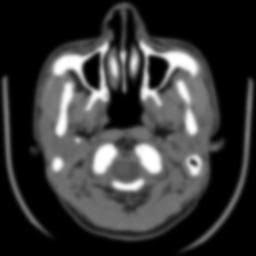
#> input picture images/Sample.jpg, 256 x 256 px
$ python main.py
#> lines starting #> are read from the running program, lines starting #| are printed output that depends on the picture
### rapd_algorithm.py
import cv2
import random
import numpy as np
from skimage.metrics import structural_similarity as ssim


# Apply CLAHE Enhancement

def apply_clahe(image, clip_limit=2.0, tile_grid_size=(8, 8)):

    clahe = cv2.createCLAHE(
        clipLimit=clip_limit,
        tileGridSize=tile_grid_size
    )

    enhanced = clahe.apply(image)

    return enhanced


# PSNR Calculation

def calculate_psnr(original, enhanced):

    mse = np.mean((original - enhanced) ** 2)

    if mse == 0:
        return 100

    psnr = 20 * np.log10(255.0 / np.sqrt(mse))

    return psnr


# Entropy Calculation

def calculate_entropy(image):

    histogram = cv2.calcHist([image], [0], None, [256], [0, 256])
    histogram = histogram.ravel() / histogram.sum()

    histogram = histogram[histogram > 0]

    entropy = -np.sum(histogram * np.log2(histogram))

    return entropy


# Brightness Variance

def calculate_brightness_variance(image):

    return np.var(image)


# Multi-Metric Fitness Function

def calculate_fitness(original, enhanced):

    # SSIM
    ssim_score = ssim(original, enhanced, data_range=255)

    # PSNR
    psnr_score = calculate_psnr(original, enhanced)

    # Entropy
    entropy_score = calculate_entropy(enhanced)

    # Brightness Variance
    bv_original = calculate_brightness_variance(original)
    bv_enhanced = calculate_brightness_variance(enhanced)

    brightness_penalty = abs(bv_enhanced - bv_original)

    # RAPD Weights
    w1 = 0.4   # SSIM
    w2 = 0.3   # PSNR
    w3 = 0.2   # Entropy
    w4 = 0.1   # Brightness penalty

    # Normalize metrics
    psnr_norm = psnr_score / 100
    entropy_norm = entropy_score / 8
    bv_penalty = brightness_penalty / 1000

    fitness = (
        w1 * ssim_score +
        w2 * psnr_norm +
        w3 * entropy_norm -
        w4 * bv_penalty
    )

    return fitness


# RAPD Optimization

def rapd_optimize(original_image, iterations=20):

    best_fitness = float("-inf")
    best_image = None
    best_params = None

    # NEW: Track optimization progress
    fitness_history = []

    tile_options = [(4,4), (8,8), (12,12), (16,16)]

    for i in range(iterations):

        clip = random.uniform(0.5, 5.0)
        tile = random.choice(tile_options)

        enhanced = apply_clahe(
            original_image,
            clip_limit=clip,
            tile_grid_size=tile
        )

        fitness = calculate_fitness(original_image, enhanced)

        # Store fitness for plotting
        fitness_history.append(fitness)

        print(f"Iteration {i+1}: clip={clip:.2f}, tile={tile}, fitness={fitness:.4f}")

        if fitness > best_fitness:
            best_fitness = fitness
            best_image = enhanced
            best_params = (round(clip,2), tile)

    # Return fitness history for visualization
    return best_image, best_fitness, best_params, fitness_history

### utils/visualize.py
import matplotlib.pyplot as plt
import numpy as np
import cv2


# -------------------------------------------------
# Fitness vs Iteration Curve
# -------------------------------------------------
def plot_fitness_curve(history):

    iterations = list(range(1, len(history) + 1))

    plt.figure(figsize=(6,4))

    plt.plot(iterations, history, marker='o', color='blue', linewidth=2)

    plt.title("RAPD Optimization Convergence")
    plt.xlabel("Iteration")
    plt.ylabel("Fitness Score")

    plt.grid(True)

    plt.tight_layout()

    plt.savefig("fitness_curve.png", dpi=300)

    plt.show()


# -------------------------------------------------
# Original vs RAPD Enhanced Image
# -------------------------------------------------
def show_image_comparison(original, enhanced):

    plt.figure(figsize=(10,4))

    plt.subplot(1,2,1)
    plt.imshow(original, cmap="gray")
    plt.title("Original Image")
    plt.axis("off")

    plt.subplot(1,2,2)
    plt.imshow(enhanced, cmap="gray")
    plt.title("RAPD Enhanced Image")
    plt.axis("off")

    plt.tight_layout()

    plt.savefig("image_comparison.png", dpi=300)

    plt.show()


# -------------------------------------------------
# Histogram Comparison
# -------------------------------------------------
def plot_histogram_comparison(original, enhanced):

    plt.figure(figsize=(10,4))

    plt.subplot(1,2,1)
    plt.hist(original.ravel(), bins=256, color='gray')
    plt.title("Histogram of Original Image")
    plt.xlabel("Pixel Intensity")
    plt.ylabel("Frequency")

    plt.subplot(1,2,2)
    plt.hist(enhanced.ravel(), bins=256, color='blue')
    plt.title("Histogram of RAPD Enhanced Image")
    plt.xlabel("Pixel Intensity")
    plt.ylabel("Frequency")

    plt.tight_layout()

    plt.savefig("histogram_comparison.png", dpi=300)

    plt.show()


# -------------------------------------------------
# Algorithm Comparison Bar Chart
# -------------------------------------------------
def plot_algorithm_comparison(metrics):

    labels = ["PSNR", "SSIM", "Entropy", "BV"]
    algorithms = list(metrics.keys())

    values = np.array(list(metrics.values()))

    x = np.arange(len(labels))
    width = 0.2

    plt.figure(figsize=(9,5))

    colors = ["#999999", "#66c2a5", "#fc8d62", "#8da0cb"]

    for i, algo in enumerate(algorithms):
        plt.bar(x + i*width, values[i], width, label=algo, color=colors[i])

    plt.xticks(x + width*1.5, labels)

    plt.title("Performance Comparison of Image Enhancement Algorithms")
    plt.xlabel("Evaluation Metrics")
    plt.ylabel("Metric Value")

    plt.legend()
    plt.grid(axis="y", linestyle="--", alpha=0.6)

    plt.tight_layout()

    plt.savefig("algorithm_comparison.png", dpi=300)

    plt.show()


# -------------------------------------------------
# Radar Chart (Spider Chart)
# -------------------------------------------------
def plot_radar_chart(metrics):

    labels = ["PSNR", "SSIM", "Entropy", "BV"]

    num_vars = len(labels)

    angles = np.linspace(0, 2*np.pi, num_vars, endpoint=False).tolist()
    angles += angles[:1]

    fig, ax = plt.subplots(figsize=(6,6), subplot_kw=dict(polar=True))

    for algo, values in metrics.items():

        values = values + values[:1]

        ax.plot(angles, values, label=algo)
        ax.fill(angles, values, alpha=0.1)

    ax.set_thetagrids(np.degrees(angles[:-1]), labels)

    plt.title("Radar Chart Comparison of Enhancement Algorithms")

    plt.legend(loc='upper right', bbox_to_anchor=(1.3,1.1))

    plt.tight_layout()

    plt.savefig("radar_comparison.png", dpi=300)

    plt.show()


# -------------------------------------------------
# Metrics Table Visualization (NEW)
# -------------------------------------------------
def plot_metrics_table(metrics):

    algorithms = list(metrics.keys())
    values = np.array(list(metrics.values()))

    columns = ["PSNR", "SSIM", "Entropy", "BV"]

    fig, ax = plt.subplots(figsize=(8,3))

    ax.axis('off')

    table = ax.table(
        cellText=[[f"{v:.2f}" for v in row] for row in values],
        rowLabels=algorithms,
        colLabels=columns,
        loc='center'
    )

    table.auto_set_font_size(False)
    table.set_fontsize(12)
    table.scale(1.2, 1.8)

    # Highlight best values
    for col in range(values.shape[1]):
        best_index = np.argmax(values[:, col])
        table[(best_index+1, col)].set_facecolor("#b6fcb6")

    plt.title("Performance Metrics Comparison", fontsize=14)

    plt.savefig("table.png", dpi=300, bbox_inches='tight')

    plt.show()

### preprocessing/clahe_he.py
import cv2
import numpy as np


def apply_he(image):
    """
    Apply Histogram Equalization (HE) to an image.

    Parameters:
        image (numpy.ndarray): Input image (grayscale or color)

    Returns:
        numpy.ndarray: HE-enhanced image
    """

    # Convert to grayscale if needed
    if len(image.shape) == 3:
        gray = cv2.cvtColor(image, cv2.COLOR_BGR2GRAY)
    else:
        gray = image.copy()

    # Apply histogram equalization
    he_image = cv2.equalizeHist(gray)

    return he_image


def apply_clahe(
    image,
    clip_limit=2.0,
    tile_grid_size=(8, 8)
):
    """
    Apply Contrast Limited Adaptive Histogram Equalization (CLAHE).

    Parameters:
        image (numpy.ndarray): Input image (grayscale or color)
        clip_limit (float): Threshold for contrast limiting
        tile_grid_size (tuple): Size of grid for local equalization

    Returns:
        numpy.ndarray: CLAHE-enhanced image
    """

    # Convert to grayscale if needed
    if len(image.shape) == 3:
        gray = cv2.cvtColor(image, cv2.COLOR_BGR2GRAY)
    else:
        gray = image.copy()

    # Create CLAHE object
    clahe = cv2.createCLAHE(
        clipLimit=clip_limit,
        tileGridSize=tile_grid_size
    )

    clahe_image = clahe.apply(gray)

    return clahe_image


# [28 lines left out: function apply_he_clahe, not called in this run]

### metrics/psnr.py
import numpy as np
import cv2


def calculate_psnr(original, enhanced):

    # Convert to grayscale
    if len(original.shape) == 3:
        original_gray = cv2.cvtColor(original, cv2.COLOR_BGR2GRAY)
    else:
        original_gray = original.copy()

    if len(enhanced.shape) == 3:
        enhanced_gray = cv2.cvtColor(enhanced, cv2.COLOR_BGR2GRAY)
    else:
        enhanced_gray = enhanced.copy()

    # Convert to float32
    original_gray = original_gray.astype(np.float32)
    enhanced_gray = enhanced_gray.astype(np.float32)

    # Mean Squared Error
    mse = np.mean((original_gray - enhanced_gray) ** 2)

    if mse == 0:
        return float("inf")

    max_pixel = 255.0

    psnr = 10 * np.log10((max_pixel ** 2) / mse)

    return psnr

### metrics/ssim.py
import cv2
from skimage.metrics import structural_similarity as ssim


def calculate_ssim(original, enhanced):
    """
    Calculate Structural Similarity Index (SSIM) between
    original and enhanced images.

    SSIM measures perceptual and structural similarity.

    Parameters:
        original (numpy.ndarray): Original input image
        enhanced (numpy.ndarray): Enhanced image

    Returns:
        float: SSIM value (range: -1 to 1, typically 0 to 1)
    """


    # Convert images to grayscale if they are color
    if len(original.shape) == 3:
        original_gray = cv2.cvtColor(original, cv2.COLOR_BGR2GRAY)
    else:
        original_gray = original.copy()

    if len(enhanced.shape) == 3:
        enhanced_gray = cv2.cvtColor(enhanced, cv2.COLOR_BGR2GRAY)
    else:
        enhanced_gray = enhanced.copy()

    # Compute SSIM
    ssim_value = ssim(
    original_gray,
    enhanced_gray,
    data_range=255
)
    return ssim_value

### metrics/entropy.py
import numpy as np
import cv2


def calculate_entropy(image):
    """
    Calculate Shannon entropy of an image.

    Entropy measures the amount of information
    and detail present in an image.

    Parameters:
        image (numpy.ndarray): Input image (grayscale or color)

    Returns:
        float: Entropy value
    """

    # Convert to grayscale if image is color
    if len(image.shape) == 3:
        gray = cv2.cvtColor(image, cv2.COLOR_BGR2GRAY)
    else:
        gray = image.copy()

    # Compute histogram (256 intensity levels)
    hist = cv2.calcHist([gray], [0], None, [256], [0, 256])

    # Normalize histogram to get probability distribution
    hist = hist.ravel() / hist.sum()

    # Remove zero entries to avoid log2(0)
    hist = hist[hist > 0]

    # Compute Shannon entropy
    entropy = -np.sum(hist * np.log2(hist))

    return entropy

### metrics/brightness_variance.py
import numpy as np
import cv2


def calculate_brightness_variance(image):
    """
    Calculate Brightness Variance (BV) of an image.

    Brightness Variance measures the spread of intensity values
    and helps in preserving natural illumination consistency.

    Parameters:
        image (numpy.ndarray): Input image (grayscale or color)

    Returns:
        float: Brightness variance value
    """

    # Convert to grayscale if image is color
    if len(image.shape) == 3:
        gray = cv2.cvtColor(image, cv2.COLOR_BGR2GRAY)
    else:
        gray = image.copy()

    # Convert to float for numerical stability
    gray = gray.astype(np.float64)

    # Compute variance of pixel intensities
    brightness_variance = np.var(gray)

    return brightness_variance

### main.py
import cv2

# Metric imports
from metrics.psnr import calculate_psnr
from metrics.ssim import calculate_ssim
from metrics.entropy import calculate_entropy
from metrics.brightness_variance import calculate_brightness_variance

# Enhancement methods
from preprocessing.clahe_he import apply_he
from preprocessing.clahe_he import apply_clahe

# RAPD algorithm
from rapd_algorithm import rapd_optimize

# Visualization
from utils.visualize import plot_fitness_curve
from utils.visualize import show_image_comparison
from utils.visualize import plot_histogram_comparison
from utils.visualize import plot_algorithm_comparison
from utils.visualize import plot_radar_chart
from utils.visualize import plot_metrics_table


def main():


    # Load Image

    image = cv2.imread("images/Sample.jpg", cv2.IMREAD_GRAYSCALE)
#> image is the input picture: shape (256, 256); min 0, max 255, mean 54.8

    if image is None:
        print("Image not found")
        return

    print("Image loaded successfully.")


    # Run RAPD Optimization

    best_image, fitness, params, history = rapd_optimize(image)
#> the loop in rapd_optimize, `for i in range(iterations): ` made 20 passes
#> (ssim_score in calculate_fitness, psnr_score in calculate_fitness, entropy_score in calculate_fitness, bv_enhanced in calculate_fitness, brightness_penalty in calculate_fitness) on passes 1, 2, 7, 17: (0.507, 29.35, 6, 5747.4, 1648.5), (0.748, 30.11, 5.83, 5718.5, 1619.6), (0.821, 30.45, 5.91, 5140.4, 1041.5), (0.879, 30.96, 6.12, 4786.5, 687.6)
#> (printed output is left out)
#> pass 1, in apply_clahe, `enhanced = clahe.apply(image)`:
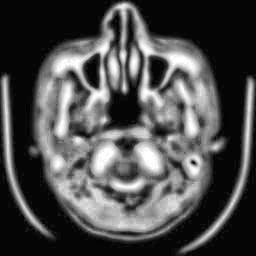
#> enhanced: shape (256, 256); min 2, max 255, mean 77.1
#> after the loop in rapd_optimize, `for i in range(iterations):`:
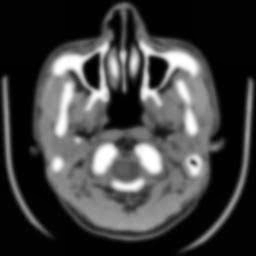
#> best_image: shape (256, 256); min 1, max 255, mean 63.5
#> after the loop in rapd_optimize, `for i in range(iterations):`: best_fitness = 0.529; best_params = (0.78, (4, 4)); fitness_history = [0.276, 0.374, 0.365, 0.279, 0.314, 0.33, 0.463, 0.315, 0.282, 0.406, 0.284, 0.366, 0.402, 0.314, 0.276, 0.365, 0.529, 0.374, 0.325, 0.315]
#> fitness = 0.529; params = (0.78, (4, 4)); history has the same summary as fitness_history in rapd_optimize

    print("\nBest RAPD Fitness:", round(fitness, 4))
#| Best RAPD Fitness: 0.5289
    print("Best Parameters:", params)
#| Best Parameters: (0.78, (4, 4))

    # Save enhanced image
    cv2.imwrite("rapd_enhanced_result.jpg", best_image)
    print("Enhanced image saved as rapd_enhanced_result.jpg")


    # Visualization of RAPD results

    plot_fitness_curve(history)
#> in plot_fitness_curve, `iterations = list(range(1, len(history) + 1))`: iterations = [1, 2, 3, 4, 5, 6, 7, 8, 9, 10, 11, 12, 13, 14, 15, 16, 17, 18, 19, 20]

    show_image_comparison(image, best_image)

    plot_histogram_comparison(image, best_image)
#> in plot_histogram_comparison, `plt.savefig("histogram_comparison.png", dpi=300)`:
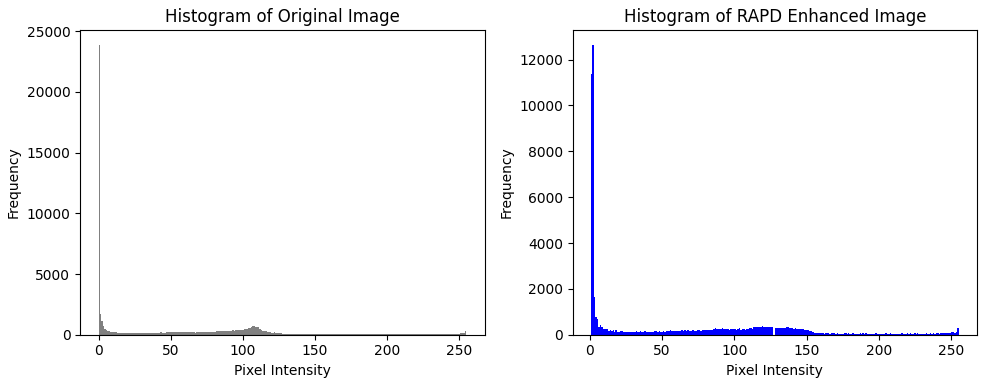
#> figure drawn by matplotlib, 2 panels; panel 1: tallest bar 23878 high, from x = 0 to 0.996; panel 2: tallest bar 12646 high, from x = 1.99 to 2.98


    # Run Classical Enhancement Methods

    he_image = apply_he(image)
#> in apply_he, `he_image = cv2.equalizeHist(gray)`:
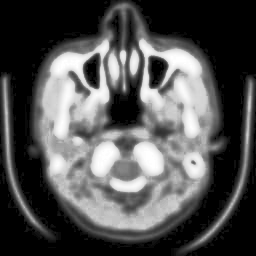
#> he_image: shape (256, 256); min 0, max 255, mean 81.8

    clahe_image = apply_clahe(image)
#> in apply_clahe, `clahe_image = clahe.apply(gray)`:
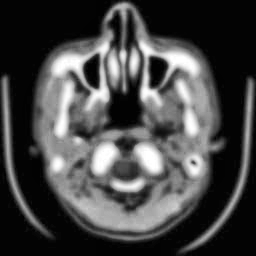
#> clahe_image: shape (256, 256); min 1, max 255, mean 70.5

    # WCA approximation (temporary)
    wca_image = apply_clahe(image)


    # Compute Metrics Automatically

    metrics = {

        "HE": [
            calculate_psnr(image, he_image),
            calculate_ssim(image, he_image),
            calculate_entropy(he_image),
            calculate_brightness_variance(he_image)
        ],

        "CLAHE": [
            calculate_psnr(image, clahe_image),
            calculate_ssim(image, clahe_image),
            calculate_entropy(clahe_image),
            calculate_brightness_variance(clahe_image)
        ],

        "WCA": [
            calculate_psnr(image, wca_image),
            calculate_ssim(image, wca_image),
            calculate_entropy(wca_image),
            calculate_brightness_variance(wca_image)
        ],

        "RAPD": [
            calculate_psnr(image, best_image),
            calculate_ssim(image, best_image),
            calculate_entropy(best_image),
            calculate_brightness_variance(best_image)
        ]
    }
#> in calculate_psnr, `mse = np.mean((original_gray - enhanced_gray) ** 2)`: mse = 1543.9
#> in calculate_psnr, `psnr = 10 * np.log10((max_pixel ** 2) / mse)`: psnr = 16.24
#> in calculate_ssim, `ssim_value = ssim( original_gray, enhanced_gray, data_range=255 )`: ssim_value = 0.758
#> in calculate_entropy, `hist = cv2.calcHist([gray], [0], None, [256], [0, 256])`: hist = 256 values, max 23878 at index 0, min 0 at index 1, mean 256
#> in calculate_entropy, `hist = hist.ravel() / hist.sum()`: hist = 256 values, max 0.364 at index 0, min 0 at index 1, mean 0.00391
#> in calculate_entropy, `hist = hist[hist > 0]`: hist = 160 values, max 0.364 at index 0, min 0.00151 at index 156, mean 0.00625
#> in calculate_entropy, `entropy = -np.sum(hist * np.log2(hist))`: entropy = 5.44
#> in calculate_brightness_variance, `brightness_variance = np.var(gray)`: brightness_variance = 7239.8
#> metrics = {'HE': [16.24, 0.758, 5.44, 7239.8], 'CLAHE': [20.27, 0.697, 6.09, 5442.6], 'WCA': [20.27, 0.697, 6.09, 5442.6], 'RAPD': [25.88, 0.879, 6.12, 4786.5]}


    # Print Metrics in Terminal

    for algo, values in metrics.items():

        print(f"\n{algo} Metrics")

        print(f"PSNR: {values[0]:.2f}")

        print(f"SSIM: {values[1]:.4f}")

        print(f"Entropy: {values[2]:.2f}")

        print(f"Brightness Variance: {values[3]:.2f}")
#> this loop made 4 passes
#> (printed output is left out)


    # Plot Comparison Charts

    plot_algorithm_comparison(metrics)
#> in plot_algorithm_comparison, `algorithms = list(metrics.keys())`: algorithms = ['HE', 'CLAHE', 'WCA', 'RAPD']
#> in plot_algorithm_comparison, `values = np.array(list(metrics.values()))`: values = [[16.24, 0.758, 5.44, 7239.8], [20.27, 0.697, 6.09, 5442.6], [20.27, 0.697, 6.09, 5442.6], [25.88, 0.879, 6.12, 4786.5]]
#> the loop in plot_algorithm_comparison, `for i, algo in enumerate(algorithms):` made 4 passes
#> in plot_algorithm_comparison, `plt.savefig("algorithm_comparison.png", dpi=300)`:
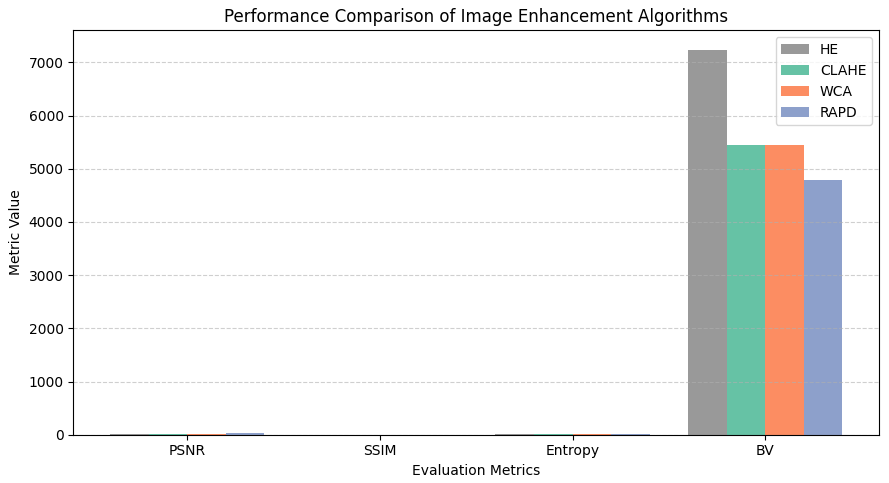
#> figure drawn by matplotlib, 1 panel; tallest bar 7239.8 high, from x = 2.9 to 3.1; tallest bar 5442.6 high, from x = 3.1 to 3.3; tallest bar 5442.6 high, from x = 3.3 to 3.5

    plot_radar_chart(metrics)
#> the loop in plot_radar_chart, `for algo, values in metrics.items(): ` made 4 passes
#> (algo, values) on passes 1 to 4: ('HE', [16.24, 0.758, 5.44, 7239.8, 16.24]), ('CLAHE', [20.27, 0.697, 6.09, 5442.6, 20.27]), ('WCA', [20.27, 0.697, 6.09, 5442.6, 20.27]), ('RAPD', [25.88, 0.879, 6.12, 4786.5, 25.88])
#> in plot_radar_chart, `plt.savefig("radar_comparison.png", dpi=300)`:
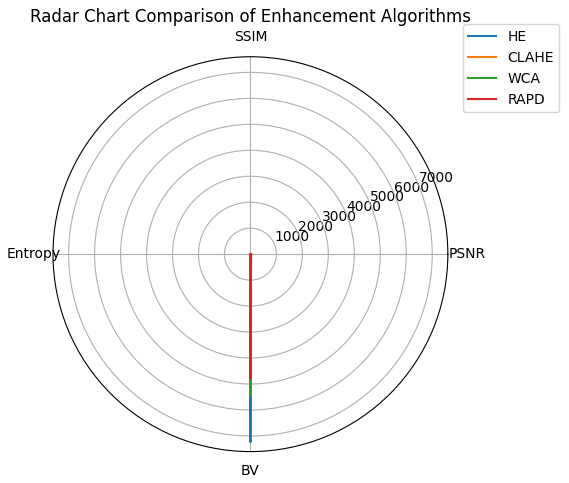
#> figure drawn by matplotlib, 1 panel

    plot_metrics_table(metrics)
#> in plot_metrics_table, `algorithms = list(metrics.keys())`: algorithms = ['HE', 'CLAHE', 'WCA', 'RAPD']
#> the loop in plot_metrics_table, `for col in range(values.shape[1]):` made 4 passes
#> best_index on passes 1 to 4: 3, 3, 3, 0


if __name__ == "__main__":
    main()
